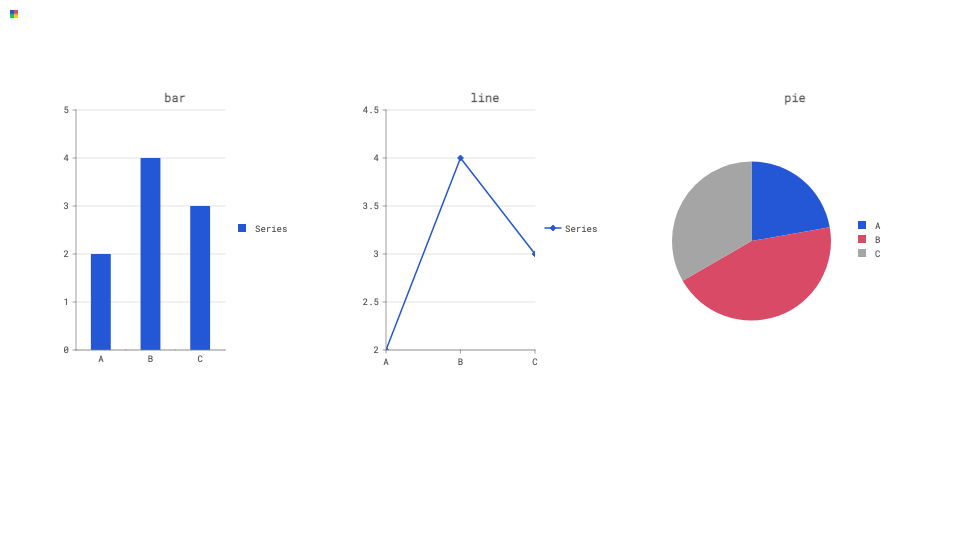
#> input picture packages/svg-renderer/test/snapshots/corpus-charts.png, 960 x 540 px
$ python bidi-run-native.py ../../../packages/svg-renderer/test/snapshots/corpus-charts.png
#> lines starting #> are read from the running program, lines starting #| are printed output that depends on the picture
"""Check the retained first-open screenshot's two paired ink masks."""
import sys
from pathlib import Path
from PIL import Image, ImageChops

path = Path(sys.argv[1] if len(sys.argv) > 1 else '.tmp/bidi-run-native/powerpoint.png')
image = Image.open(path).convert('L')
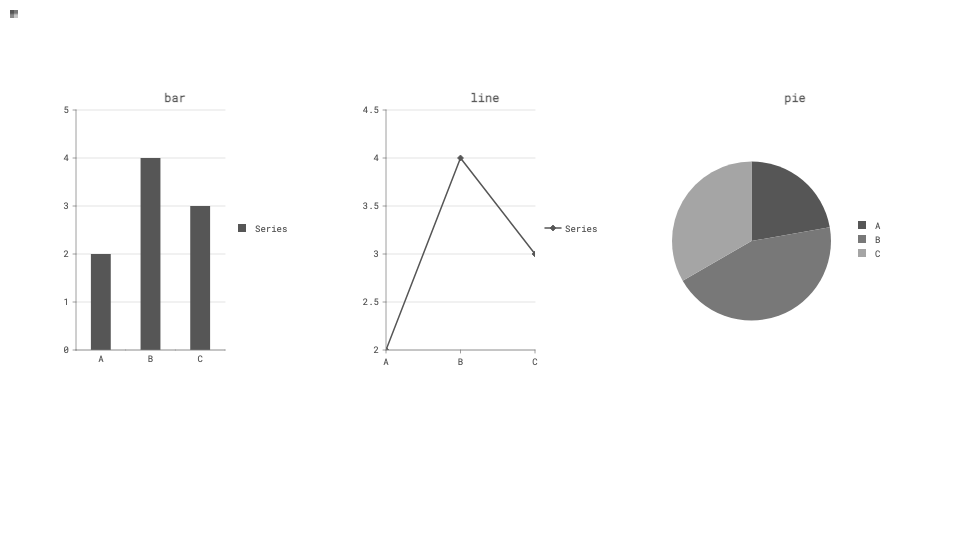
#> image: PIL image 960x540 L; min 85, max 255, mean 246.6
#> (the run stopped early here; a loop or call above may not have finished)

$ run again, on packages/svg-renderer/test/snapshots/corpus-images.png
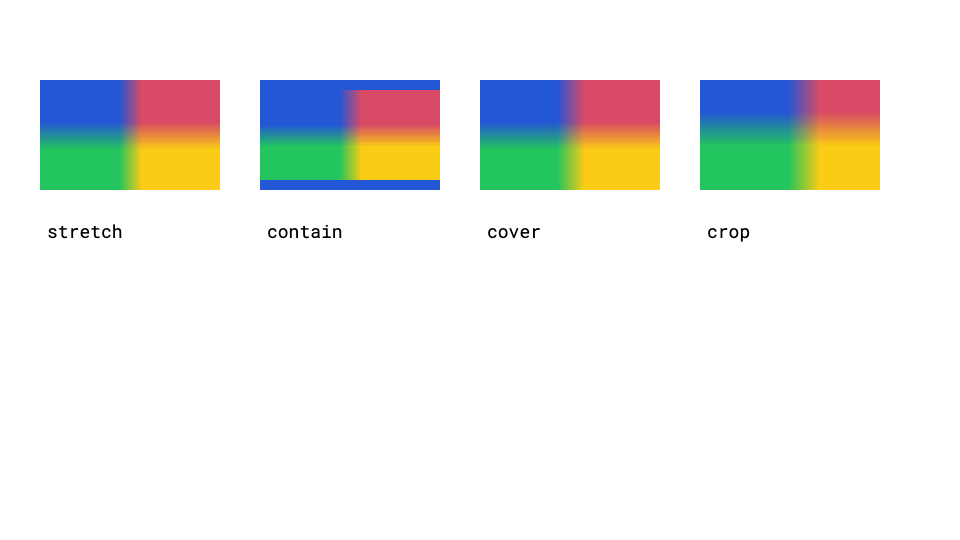
#> input picture packages/svg-renderer/test/snapshots/corpus-images.png, 960 x 540 px
#> `image = Image.open(path).convert('L')`:
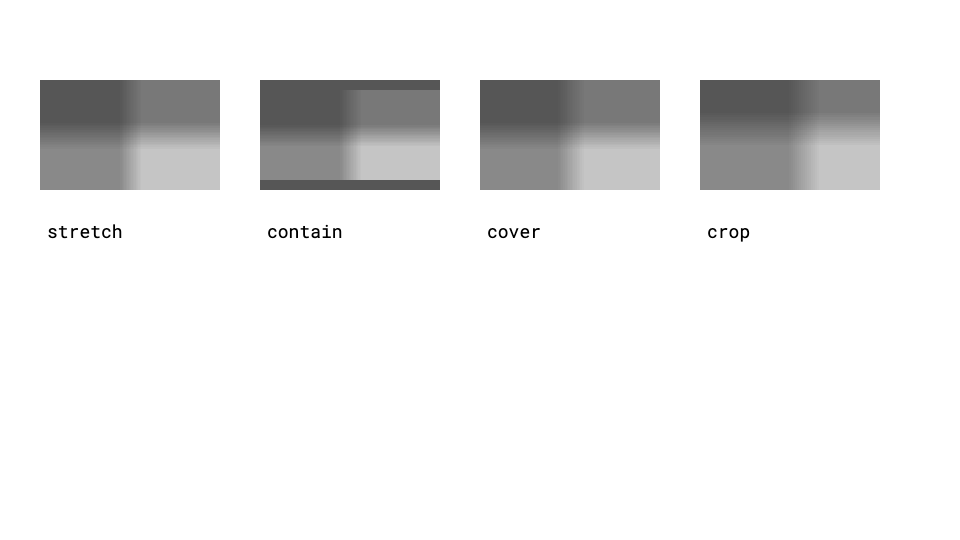
#> image: PIL image 960x540 L; min 0, max 255, mean 235.8

$ run again, on packages/svg-renderer/test/snapshots/corpus-table.png
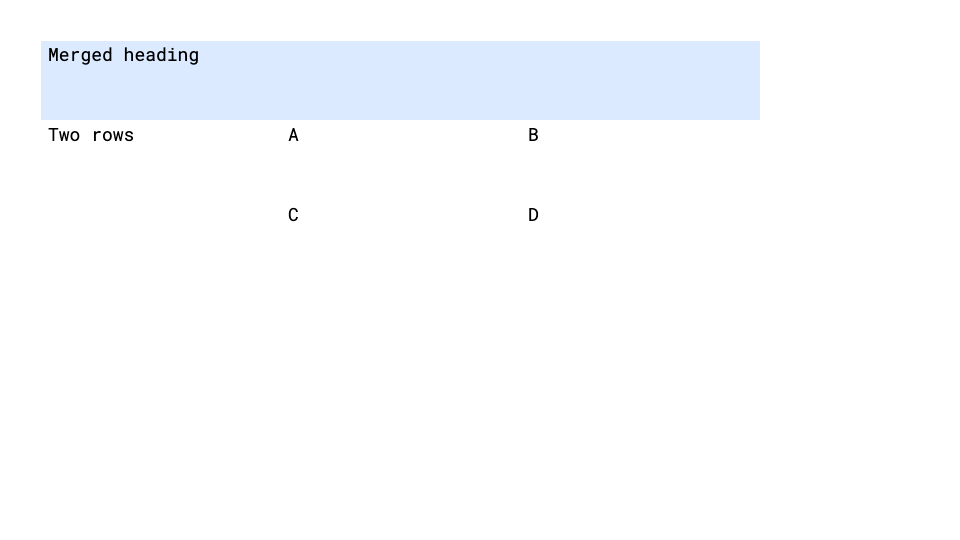
#> input picture packages/svg-renderer/test/snapshots/corpus-table.png, 960 x 540 px
#> `image = Image.open(path).convert('L')`:
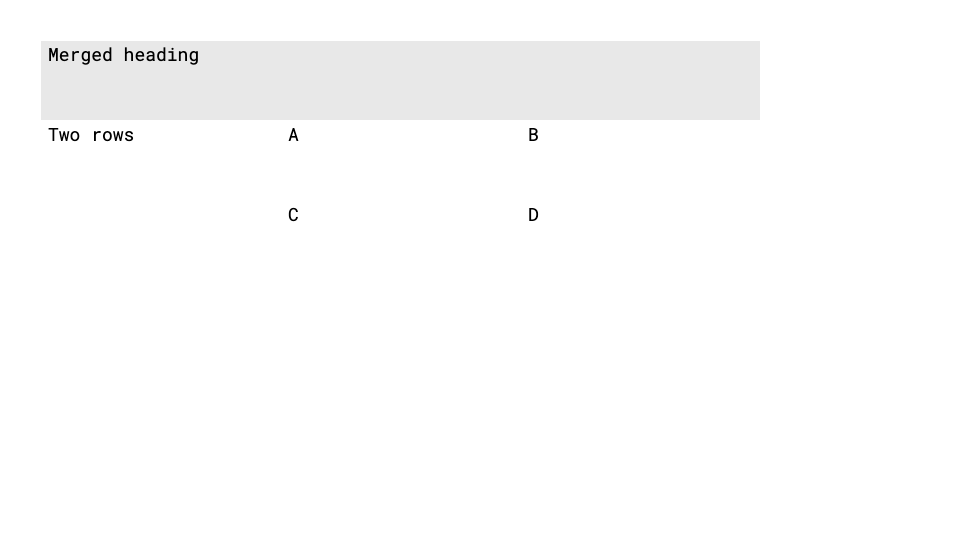
#> image: PIL image 960x540 L; min 0, max 255, mean 251.9
